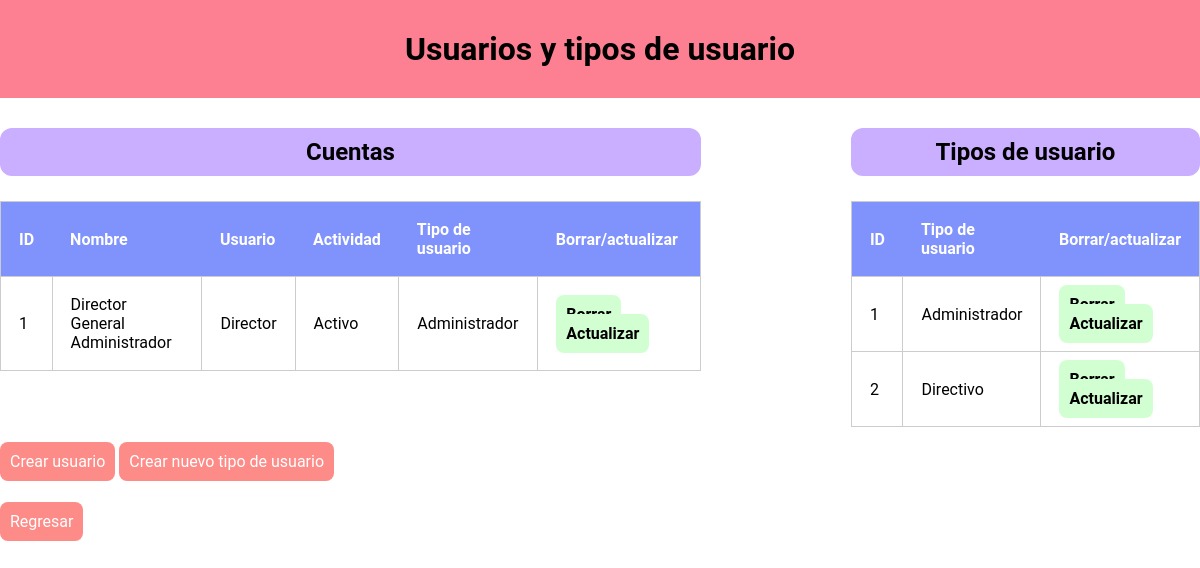
Page /cuentas.php on the committed database.
### tables this page shows
CREATE TABLE usuario(
    id INT PRIMARY KEY AUTO_INCREMENT NOT NULL,
    nombre VARCHAR(50) NOT NULL,
    ap VARCHAR(50) NOT NULL,
    am VARCHAR(50) NOT NULL,
    pswd VARCHAR(255) NOT NULL,
    usuario VARCHAR(50) NOT NULL,
    actividad BOOLEAN NOT NULL,
    idTipo INT NOT NULL,
    FOREIGN KEY (idTipo) REFERENCES tipoUsuario(id) ON DELETE CASCADE
);

CREATE TABLE tipoUsuario(
    id INT PRIMARY KEY AUTO_INCREMENT NOT NULL,
    descripcion VARCHAR(50) NOT NULL
);

### cuentas.php (the view, shortened to what this page needs)
<?php
$pdo = conn::conn();
$query = "
    SELECT
        usuario.*,
        tipoUsuario.descripcion AS tipo_usuario
    FROM
        usuario
    INNER JOIN
        tipoUsuario ON usuario.idTipo = tipoUsuario.id
";
$stmt = $pdo->prepare($query);
$stmt->execute();
$usuarios = $stmt->fetchAll(PDO::FETCH_ASSOC);
$query = "SELECT * FROM tipousuario";
$stmt = $pdo->prepare($query);
$stmt->execute();
$tiposUsuario = $stmt->fetchAll(PDO::FETCH_ASSOC);
?>
<!DOCTYPE html>
<html lang="es">
<head>
    <link rel="stylesheet" href="css/cuentas.css">
</head>
<body>
    <header>
        <h1>Usuarios y tipos de usuario</h1>
    </header>
    <main>
        <div class="contenedor">
            <div>
                <h2>Cuentas</h2>
                <table>
                    <tr>
                        <th>ID</th>
                        <th>Nombre</th>
                        <th>Usuario</th>
                        <th>Actividad</th>
                        <th>Tipo de usuario</th>
                        <th>Borrar/actualizar</th>
                    </tr>
                    <?php foreach ($usuarios as $usuario) : ?>
                        <tr>
                            <td><?php echo htmlspecialchars($usuario['id']); ?></td>
                            <td><?php echo htmlspecialchars($usuario['nombre'] . " " . $usuario['ap'] . " " . $usuario['am']); ?></td>
                            <td><?php echo htmlspecialchars($usuario['usuario']);?></td>
                            <td><?php if($usuario['actividad'] === 1){
                                echo htmlspecialchars('Activo');
                            } else{
                                echo htmlspecialchars('Inactivo');
                            } ?></td>
                            <td><?php echo htmlspecialchars($usuario['tipo_usuario']); ?></td>
                            <td>
                                <?php echo "<a href='php/usuario/borrar.php?id=" . urlencode($usuario['id']) . "'>Borrar</a>"; ?>
                                <?php echo "<a href='php/usuario/actualizar.php?id=" . urlencode($usuario['id']) . "'>Actualizar</a>"; ?>
                            </td>
                        </tr>
                    <?php endforeach; ?>
                </table>
            </div>
            <div>
                <h2>Tipos de usuario</h2>
                <table>
                    <tr>
                        <th>ID</th>
                        <th>Tipo de usuario</th>
                        <th>Borrar/actualizar</th>
                    </tr>
                    <?php foreach ($tiposUsuario as $tipo) : ?>
                        <tr>
                            <td><?php echo htmlspecialchars($tipo['id']); ?></td>
                            <td><?php echo htmlspecialchars($tipo['descripcion']); ?></td>
                            <td>
                                <?php echo "<a href='php/usuario/borrarTipo.php?id=" . urlencode($tipo['id']) . "'>Borrar</a>"; ?>
                                <?php echo "<a href='php/usuario/actualizarTipo.php?id=" . urlencode($tipo['id']) . "'>Actualizar</a>"; ?>
                            </td>
                        </tr>
                    <?php endforeach; ?>
                </table>
            </div>
        </div>
        <a href="crearUsuario.php">Crear usuario</a>
        <a href="crearTipo.php">Crear nuevo tipo de usuario</a>
    </main>
    <nav>
        <ul>
            <li>
                <a href="inicio.php">Regresar</a>
            </li>
        </ul>
    </nav>
</body>
</html>

### css/cuentas.css (style rules this page uses)
* { padding: 0; margin: 0; box-sizing: border-box; font-family: 'Roboto', sans-serif; }
header { background-color: #fc8091; padding: 30px; display: flex; justify-content: space-between; align-items: center; }
h1 { width: 100%; text-align: center; }
nav ul { list-style: none; display: flex; align-items: center; gap: 20px; }
a { text-decoration: none; color: white; background-color: #fd8c88; padding: 10px; margin-top: 40px; border-radius: 8px; transition: 0.4s; cursor: pointer; }
table { border: 1px solid #ccc; border-collapse: collapse; margin: 25px auto; }
table a { background-color: rgb(210, 255, 210); color: black; font-weight: bolder; }
th { background-color: #8093fc; color: white; }
td { border: 1px solid #ccc; padding: 18px; }
th, td { padding: 18px; text-align: left; }
nav { height: 100px; display: flex; align-items: center; }
.contenedor { display: flex; justify-content: center; gap: 150px; }
h2 { text-align: center; margin-top: 30px; background-color: #caaeff; padding: 10px; border-radius: 12px; }

### rows in the picture
usuario: id "1", nombre+ap+am "Director General Administrador", usuario "Director", idTipo.descripcion "Administrador"
tipousuario: id "1", descripcion "Administrador"
tipousuario: id "2", descripcion "Directivo"
